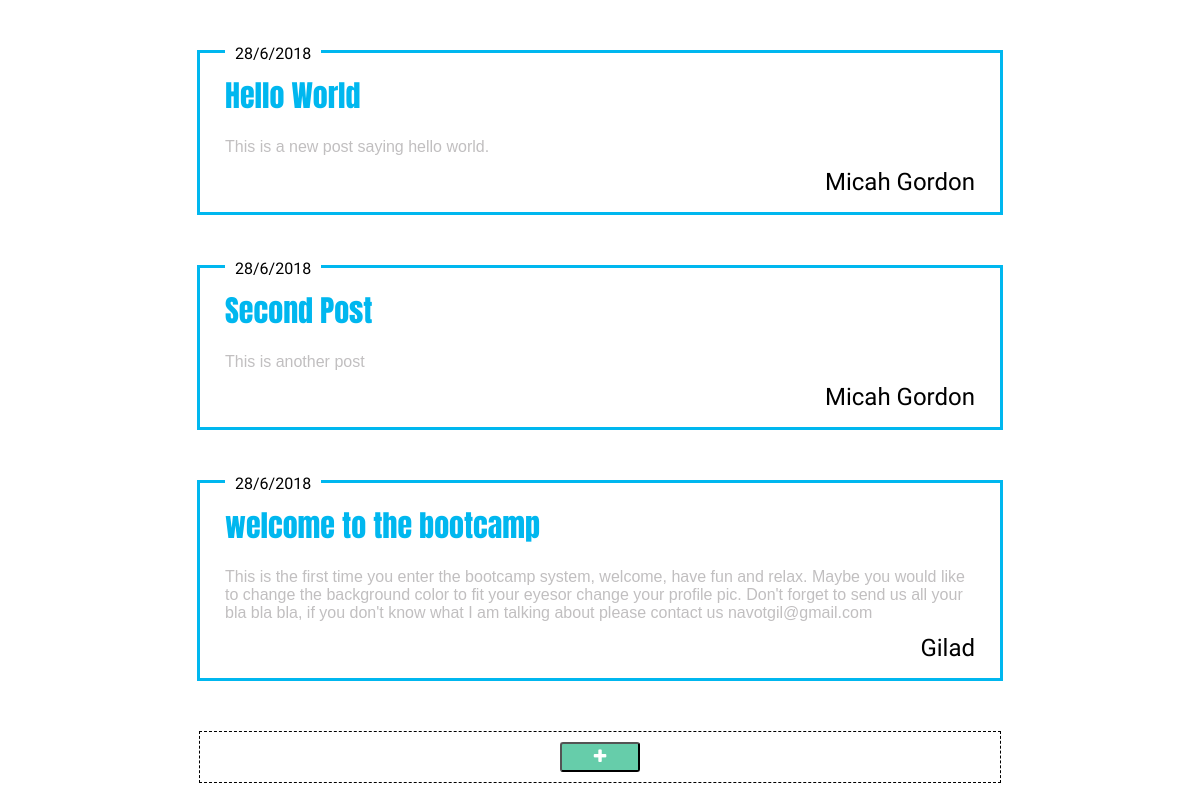
The app's page /posts/, older data.
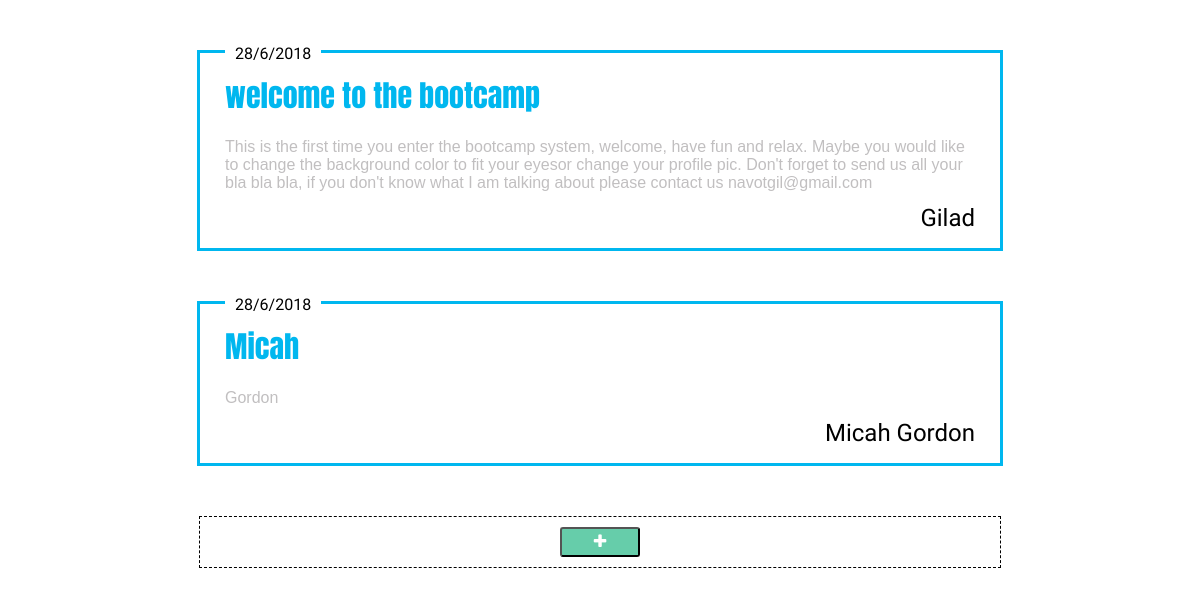
The same page, newer data.
### posts/models.py (models this page shows, shortened)
class Post(models.Model):
    date = models.DateTimeField('Date Created', auto_now_add=True)
    title = models.CharField('Title', max_length=75)
    body = models.TextField('Body', )
    author = models.CharField('Author', max_length=40)

### posts/views.py (the view)
# urls.py: url(r'^posts/', include('posts.urls')),
def posts(request):
    posts = Post.objects.all()
    context = {
        'posts': posts
    }
    return render(request, 'billboard/posts.html', context)

### posts/templates/billboard/posts.html (shortened to what this page needs)
{% load static %}
<!DOCTYPE html>
<html lang="en" dir="ltr">
  <head>
    <link rel="stylesheet" href="https://maxcdn.bootstrapcdn.com/font-awesome/4.7.0/css/font-awesome.min.css">
    <link rel="stylesheet" href="{% static 'css/posts.css' %}">
  </head>
  <body>
    <div id="posts-container">
      {% for post in posts %}
      <div class="post">
          <span class="post-date">{{post.date.day}}/{{post.date.month}}/{{post.date.year}}</span>
          <div class="post-content">
          <p class="post-title">{{post.title}}</p>
          <p class="post-body">{{post.body}}</p>
          <span class="post-author">{{post.author}}</span>
        </div>
      </div>
      {% endfor %}
    </div>
    <div id="add-posts">
      <button id="newPostBtn" type="button" name="button"><i class="fa fa-plus"></i></button>
    </div>
  </body>
</html>

### posts/static/css/posts.css (style rules this page uses)
.post { position: relative; margin: 50px auto; border: 3px solid #00b7ef; max-width: 800px; }
.post-content { margin: 0 25px; position: relative; }
.post-date { font-family: 'Poiret One', cursive; font-size: 16px; color: black; background-color: white; position: absolute; top: 0px; transform: translateY(-50%); padding: 0 10px; margin: 0 25px; }
.post-title { font-size: 30px; font-family: 'Anton', sans-serif; color: #00b7ef; margin: 20px 0; }
.post-body { font-family: 'Arial'; font-size: 16px; color: #c1bfc0; padding-bottom: 40px; }
.post-author { font-family: 'Pinyon Script', cursive; font-size: 24px; color: black; position: absolute; bottom: 0; right: 0; }
#add-posts { max-width: 800px; border: 1px dashed black; margin: auto; }
#newPostBtn { margin: 10px calc(50% - 40px); font-size: 16px; background-color: #66CDAA; color: white; border-radius: 3px; height: 30px; width: 80px; }

Row changes from the older to the newer data that the page shows:
removed Post: date.day "28", date.month "6", date.year "2018", title "Hello World", body "This is a new post saying hello world.", author "Micah Gordon"
removed Post: date.day "28", date.month "6", date.year "2018", title "Second Post", body "This is another post", author "Micah Gordon"
added Post: date.day "28", date.month "6", date.year "2018", title "Micah", body "Gordon", author "Micah Gordon"
